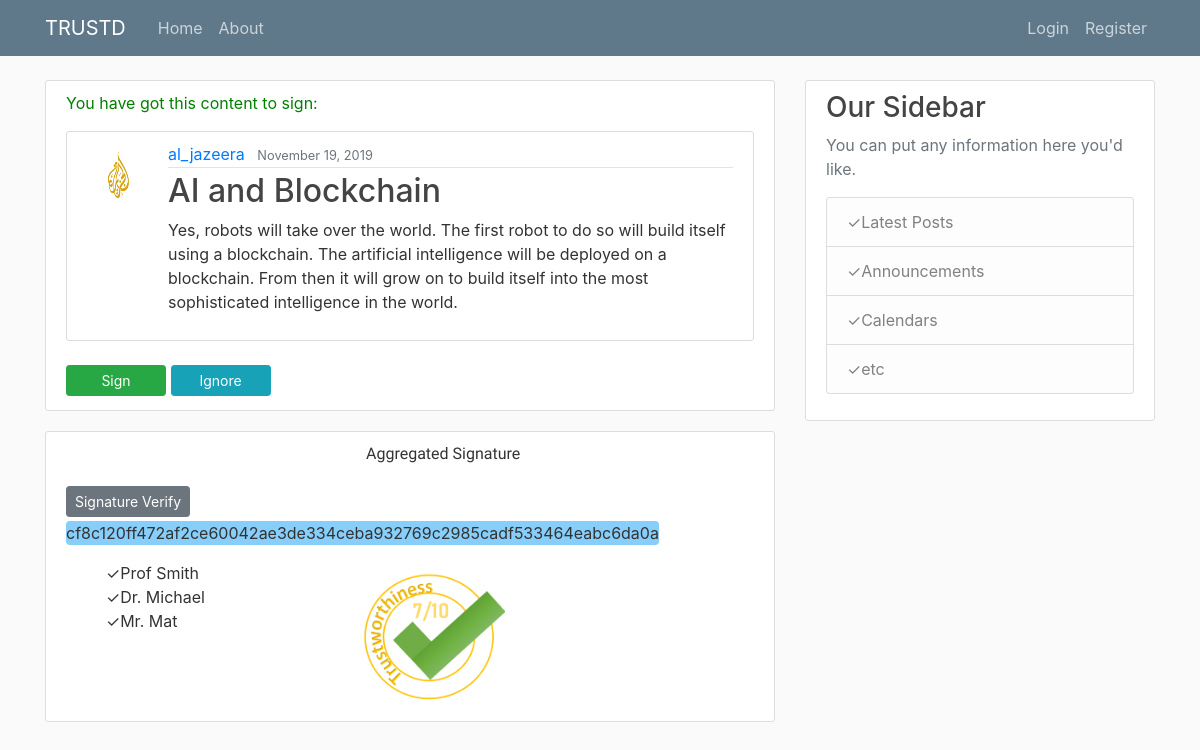
Screenshot of /post/7/ with the database file from the repository.
### FakeNews_app/models.py (models this page shows, shortened)
class Post(models.Model):
    title = models.CharField(max_length=100)
    content = models.TextField()
    date_posted = models.DateTimeField(default=timezone.now)
    author = models.ForeignKey(User, on_delete=models.CASCADE)

### users/models.py (models this page shows, shortened)
class Profile(models.Model):
    user = models.OneToOneField(User, on_delete=models.CASCADE)
    image = models.ImageField(default='default.jpg', upload_to='profile_pics')

### FakeNews_app/views.py (the view)
# urls.py: path('post/<int:pk>/', PostDetailView.as_view(), name='post-detail'),
class PostDetailView(DetailView):
    model = Post

### FakeNews_app/templates/FakeNews_app/post_detail.html (shortened to what this page needs)
{% extends "FakeNews_app/base2.html" %}
{% block content %}
<div class="media content-section2">
    <p style="color: green"> You have got this content to sign:</p>
  <article class="media content-section">
    <img class="rounded-circle article-img" src="{{ object.author.profile.image.url }}">
    <div class="media-body">
      <div class="article-metadata">
        <a class="mr-2" href="#">{{ object.author }}</a>
        <small class="text-muted">{{ object.date_posted|date:"F d, Y" }}</small>
      </div>
      <h2 class="article-title">{{ object.title }}</h2>
      <p class="article-content">{{ object.content }}</p>
    </div>
  </article>
  <a style="width: 100px ;" class="btn btn-success btn-sm mt-1 mb-1" href="#">Sign</a>
  <a style="width: 100px ;" class="btn btn-info btn-sm mt-1 mb-1" href="#">Ignore</a>
</div>
{% endblock content %}
{% block sideBar %}
{% if object.author == user %}
<div class="col-md-4">
  <div class="content-section">
    <h3>Trusted Parties List</h3>
    <p class='text-muted'>You can pick the appraiser actor you'd like.
    <form action="/action_page.php">
      <div class="input" >
      <input type="checkbox" name="witnes" value="BBC"> BBC
      </div>
      <div class="input">
          <input type="range" min="1" max="100" value="50" class="slider" id="myRange">
        </div>
        <div class="input">
      <input type="checkbox" name="witnes" value="Smith" checked> Prof Smith<br>
    </div>
    <div class="input">
        <input type="range" min="1" max="100" value="50" class="slider" id="myRange">
      </div>
    <div class="input">
      <input type="checkbox" name="witnes" value="John"> Mr. John<br>
    </div>
    <div class="input">
        <input type="range" min="1" max="100" value="50" class="slider" id="myRange">
      </div>
      <div class="input">
      <input type="checkbox" name="witnes" value="Michael" checked> Dr. Michael<br>
    </div>
    <div class="input">
        <input type="range" min="1" max="100" value="50" class="slider" id="myRange">
      </div>
    <div class="input">
      <input type="checkbox" name="witnes" value="Sally">Dr. Sally<br>
    </div>
    <div class="input">
        <input type="range" min="1" max="100" value="50" class="slider" id="myRange">
      </div>
    <div class="input">
      <input type="checkbox" name="witnes" value="Mark" checked>Mr. Mark<br>
    </div>
    <div class="input">
        <input type="range" min="1" max="100" value="50" class="slider" id="myRange">
      </div>
    <div class="input">
      <input type="checkbox" name="witnes" value="Steve">Mr. Steve<br>
    </div>
    <div class="input">
        <input type="range" min="1" max="100" value="50" class="slider" id="myRange">
      </div>
    <div class="input">
      <input type="checkbox" name="witnes" value="Mat" checked>Mr. Mat<br>
    </div>
    <div class="input">
        <input type="range" min="1" max="100" value="50" class="slider" id="myRange">
      </div>
    </form>
    </p>
  </div>
</div>
  {% else %}
  <div class="col-md-4">
    <div class="content-section">
      <h3>Our Sidebar</h3>
      <p class='text-muted'>You can put any information here you'd like.
        <ul class="list-group">
          <li class="list-group-item list-group-item-light">Latest Posts</li>
          <li class="list-group-item list-group-item-light">Announcements</li>
          <li class="list-group-item list-group-item-light">Calendars</li>
          <li class="list-group-item list-group-item-light">etc</li>
        </ul>
      </p>
    </div>
  </div>
  {% endif %}
  {% endblock sideBar %}
  {% block signature %}
  {% if object.author != user %}
  <div class="content-section">
  <p style="text-indent: 300px; font-family: Comic Sans MS"> Aggregated Signature</p>
  <a class="btn btn-secondary btn-sm mt-1 mb-1" href="#">Signature Verify</a>
  <p style="background-color:lightskyblue; border-radius: 4px;display: inline-block">cf8c120ff472af2ce60042ae3de334ceba932769c2985cadf533464eabc6da0a</p>
  <ul style="float: left">
      <li>Prof Smith</li>
      <li>Dr. Michael</li>
      <li>Mr. Mat</li>
    </ul>
    <img src="/media/Rank.png" alt="trustworthiness rank" height="150" width="150" style="margin-left: 150px;">
  </div>
  {% else %}
  <div></div>
  {% endif %}
  {% endblock signature %}

### FakeNews_app/static/FakeNews_app/main.css (style rules this page uses)
body { background: #fafafa; color: #333333; margin-top: 5rem; }
h1, h2, h3, h4, h5, h6 { color: #444444; }
ul { margin: 0; }
.content-section { background: #ffffff; padding: 10px 20px; border: 1px solid #dddddd; border-radius: 3px; margin-bottom: 20px; }
.article-title { color: #444444; }
.article-content { white-space: pre-line; }
.article-img { height: 65px; width: 65px; margin-right: 16px; }
.article-metadata { padding-bottom: 1px; margin-bottom: 4px; border-bottom: 1px solid #e3e3e3 }

### FakeNews_app/templates/FakeNews_app/post_detail.html (style rules this page uses)
div .content-section2 { display: block; }
.content-section2 { background: #ffffff; padding: 10px 20px; border: 1px solid #dddddd; border-radius: 3px; margin-bottom: 20px; }
ul { list-style: none; }
ul li:before { content: '✓'; }

### rows the page displays
Post: author.profile.image (picture), author "al_jazeera", date_posted "November 19, 2019", title "AI and Blockchain", content "Yes, robots will take over the world. The first robot to do so will build itself using a blockchain. The artificial intelligence will be deployed on a blockchain. From then it will grow on to build itself into the most sophisticated intelligence in the world."
